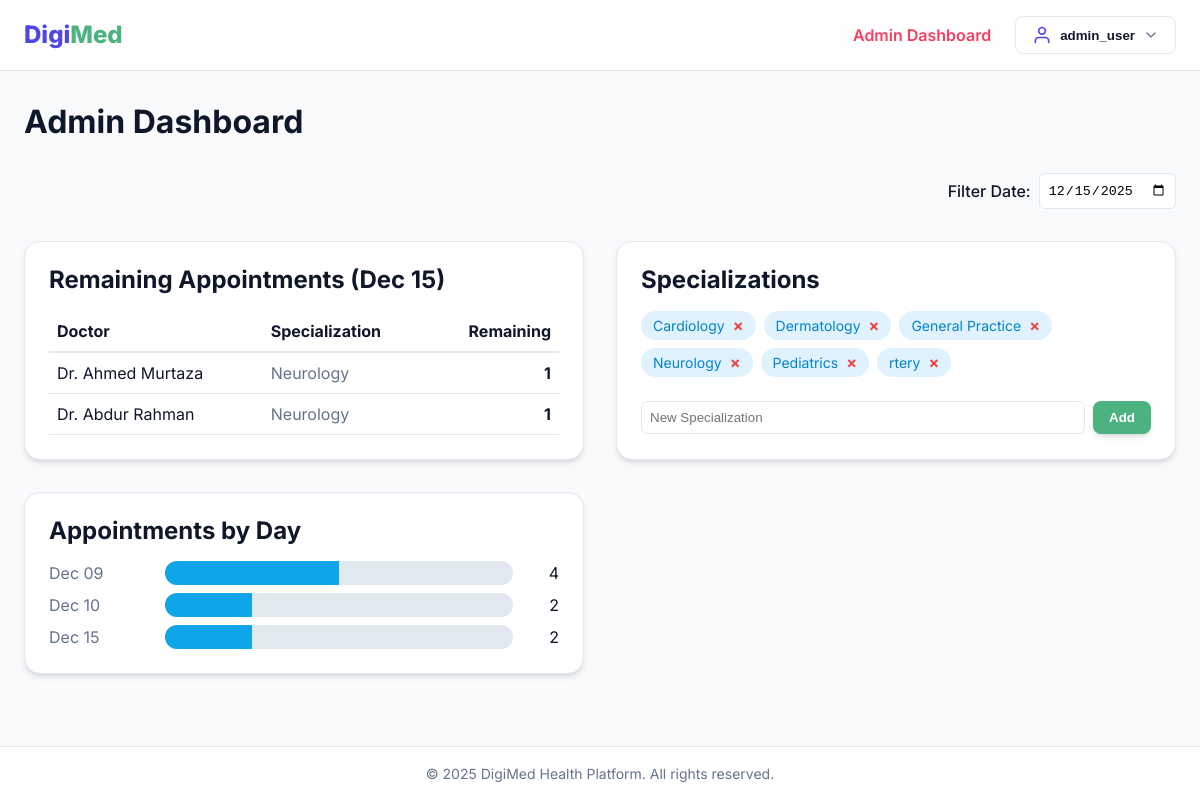
Screenshot of /analytics/ (signed in) with the database file from the repository.
### users/models.py (models this page shows, shortened)
class User(AbstractUser):
    IS_PATIENT = 'patient'
    IS_DOCTOR = 'doctor'
    IS_ADMIN = 'admin'
    ROLE_CHOICES = [
        (IS_PATIENT, 'Patient'),
        (IS_DOCTOR, 'Doctor'),
        (IS_ADMIN, 'Admin'),
    ]
    role = models.CharField(max_length=10, choices=ROLE_CHOICES, default=IS_PATIENT)
    def is_doctor(self):
        return self.role == self.IS_DOCTOR
    def is_patient(self):
        return self.role == self.IS_PATIENT

class Specialization(models.Model):
    name = models.CharField(max_length=100)
    description = models.TextField(blank=True)

### core/views.py (the view)
# urls.py: path('analytics/', views.admin_analytics, name='admin_analytics'),
@login_required
def admin_analytics(request):
    if not request.user.is_staff:
        return redirect('home')
    from users.models import DoctorProfile
    from django.utils import timezone
    pending_doctors = DoctorProfile.objects.filter(is_verified=False)
    from django.utils.dateparse import parse_date
    import datetime
    today = timezone.now().date()
    selected_date = request.GET.get('date')
    if selected_date:
        parsed = parse_date(selected_date)
        if parsed:
            today = parsed
    remaining_appointments_count = Appointment.objects.filter(
        date=today
    ).exclude(status__in=['completed', 'rejected']).count()
    from django.db.models import F
    appointments_by_doctor = Appointment.objects.filter(
        date=today
    ).exclude(status__in=['completed', 'rejected']).annotate(
        specialization=F('doctor__doctor_profile__specialization__name')
    ).values(
        'doctor__last_name', 'doctor__first_name', 'specialization'
    ).annotate(count=Count('id')).order_by('-count')
    appointments_by_day = Appointment.objects.filter(
         date__gte=timezone.now().date() - timezone.timedelta(days=7)
    ).values('date').annotate(count=Count('id')).order_by('date')
    total_appointments_chart = sum(item['count'] for item in appointments_by_day) or 1
    from users.models import Specialization
    specializations = Specialization.objects.all().order_by('name')
    return render(request, 'core/admin_analytics.html', {
        'total_appointments': remaining_appointments_count,
        'appointments_by_doctor': appointments_by_doctor,
        'appointments_by_day': appointments_by_day,
        'total_appointments_chart': total_appointments_chart,
        'pending_doctors': pending_doctors,
        'specializations': specializations,
        'today': today,
    })

### templates/core/admin_analytics.html (shortened to what this page needs)
{% extends 'base.html' %}
{% block content %}
<h1 style="margin-bottom: 2rem;">Admin Dashboard</h1>
<div style="margin-bottom: 2rem; display: flex; justify-content: flex-end;">
    <form method="get" style="display: flex; gap: 0.5rem; align-items: center;">
        <label for="date-filter" style="font-weight: 500;">Filter Date:</label>
        <input type="date" name="date" id="date-filter" value="{{ today|date:'Y-m-d' }}"
            style="padding: 0.5rem; border: 1px solid var(--border); border-radius: var(--radius-sm);"
            onchange="this.form.submit()">
    </form>
</div>
<div style="display: grid; grid-template-columns: repeat(auto-fit, minmax(400px, 1fr)); gap: 2rem;">
    <div class="card">
        <h2>Remaining Appointments ({{ today|date:"M d" }})</h2>
        <table style="width: 100%; border-collapse: collapse; margin-top: 1rem;">
            <thead>
                <tr style="text-align: left; border-bottom: 2px solid var(--border);">
                    <th style="padding: 0.5rem;">Doctor</th>
                    <th style="padding: 0.5rem;">Specialization</th>
                    <th style="padding: 0.5rem; text-align: right;">Remaining</th>
                </tr>
            </thead>
            <tbody>
                {% for item in appointments_by_doctor %}
                <tr style="border-bottom: 1px solid var(--border);">
                    <td style="padding: 0.5rem;">Dr. {{ item.doctor__first_name }} {{ item.doctor__last_name }}</td>
                    <td style="padding: 0.5rem; color: var(--text-muted);">{{ item.specialization }}</td>
                    <td style="padding: 0.5rem; text-align: right; font-weight: bold;">{{ item.count }}</td>
                </tr>
                {% empty %}
                <tr>
                    <td colspan="3" style="padding: 1rem; text-align: center; color: var(--text-muted);">All clear for
                        today!</td>
                </tr>
                {% endfor %}
            </tbody>
        </table>
    </div>
    <div class="card">
        <h2>Specializations</h2>
        <div style="margin-top: 1rem;">
            <div style="display: flex; flex-wrap: wrap; gap: 0.5rem; margin-bottom: 1.5rem;">
                {% for spec in specializations %}
                <span
                    style="background: #e0f2fe; color: #0284c7; padding: 0.25rem 0.75rem; border-radius: 999px; font-size: 0.875rem; display: flex; align-items: center; gap: 0.5rem;">
                    {{ spec.name }}
                    <a href="{% url 'remove_specialization' spec.id %}"
                        onclick="return confirm('Remove this specialization?')"
                        style="color: #ef4444; font-weight: bold; text-decoration: none; font-size: 1rem; line-height: 1;">&times;</a>
                </span>
                {% empty %}
                <p style="color: var(--text-muted);">No specializations added yet.</p>
                {% endfor %}
            </div>
            <form method="post" action="{% url 'add_specialization' %}" style="display: flex; gap: 0.5rem;">
                <input type="text" name="name" placeholder="New Specialization" required
                    style="flex: 1; padding: 0.5rem; border: 1px solid var(--border); border-radius: var(--radius-sm);">
                <button type="submit" class="btn btn-primary" style="padding: 0.5rem 1rem;">Add</button>
            </form>
        </div>
    </div>
    <div class="card">
        <h2>Appointments by Day</h2>
        <div style="margin-top: 1rem; display: flex; flex-direction: column; gap: 0.5rem;">
            {% for item in appointments_by_day %}
            <div style="display: flex; align-items: center; gap: 1rem;">
                <div style="width: 100px; color: var(--text-muted);">{{ item.date|date:"M d" }}</div>
                <div style="flex: 1; background: #e2e8f0; height: 24px; border-radius: 12px; overflow: hidden;">
                    <div
                        style="width: calc(({{ item.count }} / {{ total_appointments_chart }}) * 100%); background: var(--secondary); height: 100%;">
                    </div>
                </div>
                <div style="width: 30px; text-align: right;">{{ item.count }}</div>
            </div>
            {% endfor %}
        </div>
    </div>
</div>
{% endblock %}

### templates/base.html (shortened to what this page needs)
{% load static %}
<!DOCTYPE html>
<html lang="en">
<head>
    <link rel="stylesheet" href="{% static 'css/style.css' %}">
</head>
<body>
    <nav class="navbar">
        <div class="container nav-content">
            <a href="{% url 'home' %}" class="nav-brand">
                <span class="brand-digi">Digi</span><span class="brand-med">Med</span>
            </a>
            <div class="nav-links">
                {% if user.is_authenticated %}
                {% if user.is_staff %}
                <a href="{% url 'admin_analytics' %}" class="nav-link"
                    style="color: var(--accent); font-weight: 600;">Admin Dashboard</a>
                {% endif %}
                <div class="user-dropdown">
                    <button class="user-dropdown-btn" onclick="toggleUserDropdown()">
                        <svg class="user-icon" xmlns="http://www.w3.org/2000/svg" width="20" height="20"
                            viewBox="0 0 24 24" fill="none" stroke="currentColor" stroke-width="2"
                            stroke-linecap="round" stroke-linejoin="round">
                            <path d="M20 21v-2a4 4 0 0 0-4-4H8a4 4 0 0 0-4 4v2"></path>
                            <circle cx="12" cy="7" r="4"></circle>
                        </svg>
                        <span>{{ user.first_name|default:user.username }}</span>
                        <svg class="dropdown-arrow" xmlns="http://www.w3.org/2000/svg" width="16" height="16"
                            viewBox="0 0 24 24" fill="none" stroke="currentColor" stroke-width="2"
                            stroke-linecap="round" stroke-linejoin="round">
                            <polyline points="6 9 12 15 18 9"></polyline>
                        </svg>
                    </button>
                </div>
                {% endif %}
            </div>
        </div>
    </nav>
    <main class="container" style="padding-top: 2rem; padding-bottom: 2rem;">
        {% block content %}
        {% endblock %}
    </main>
    <footer
        style="background: var(--surface); border-top: 1px solid var(--border); padding: 1rem 0; text-align: center; color: var(--text-muted); font-size: 0.875rem;">
        <div class="container">
            <p>&copy; {% now "Y" %} DigiMed Health Platform. All rights reserved.</p>
        </div>
    </footer>
</body>
</html>

### static/css/style.css (style rules this page uses)
:root { --primary: #4f46e5; --primary-hover: #4338ca; --secondary: #0ea5e9; --accent: #f43f5e; --background: #f8fafc; --surface: #ffffff; --text-main: #0f172a; --text-muted: #64748b; --border: #e2e8f0; --radius-sm: 0.375rem; --radius-md: 0.5rem; --radius-lg: 1rem; --shadow-sm: 0 1px 2px 0 rgb(0 0 0 / 0.05); --shadow-md: 0 4px 6px -1px rgb(0 0 0 / 0.1), 0 2px 4px -2px rgb(0 0 0 / 0.1); --shadow-lg: 0 10px 15px -3px rgb(0 0 0 / 0.1), 0 4px 6px -4px rgb(0 0 0 / 0.1); --font-heading: 'Inter', sans-serif; --font-body: 'Inter', sans-serif; }
* { box-sizing: border-box; margin: 0; padding: 0; }
body { font-family: var(--font-body); background-color: var(--background); color: var(--text-main); line-height: 1.5; -webkit-font-smoothing: antialiased; min-height: 100vh; display: flex; flex-direction: column; }
main { flex: 1; }
h1, h2, h3, h4, h5, h6 { font-family: var(--font-heading); font-weight: 700; line-height: 1.2; margin-bottom: 1rem; color: var(--text-main); }
a { color: var(--primary); text-decoration: none; transition: color 0.2s; }
.container { width: 100%; max-width: 1280px; margin: 0 auto; padding: 0 1.5rem; }
.btn { display: inline-flex; align-items: center; justify-content: center; padding: 0.75rem 1.5rem; border-radius: var(--radius-md); font-weight: 600; cursor: pointer; transition: all 0.2s; border: none; }
.btn-primary { background: #4CB380; color: white; box-shadow: var(--shadow-md); }
.card { background: var(--surface); border-radius: var(--radius-lg); padding: 1.5rem; box-shadow: var(--shadow-md); border: 1px solid var(--border); transition: translate 0.2s, box-shadow 0.2s; }
.navbar { background: rgba(255, 255, 255, 0.8); backdrop-filter: blur(12px); border-bottom: 1px solid var(--border); position: sticky; top: 0; z-index: 100; padding: 1rem 0; }
.nav-content { display: flex; justify-content: space-between; align-items: center; width: 100%; }
.nav-brand { font-size: 1.5rem; font-weight: 800; text-decoration: none; display: flex; }
.brand-digi { color: var(--primary); }
.brand-med { color: #4CB380; }
.nav-links { display: flex; gap: 1.5rem; align-items: center; }
.nav-link { color: var(--text-muted); font-weight: 500; }
.user-dropdown { position: relative; }
.user-dropdown-btn { display: flex; align-items: center; gap: 0.5rem; padding: 0.5rem 1rem; background: var(--surface); border: 1px solid var(--border); border-radius: var(--radius-md); cursor: pointer; font-weight: 600; color: var(--text-main); transition: all 0.2s; }
.user-icon { color: var(--primary); }
.dropdown-arrow { color: var(--text-muted); transition: transform 0.2s; }

### rows the page displays
User: first_name "admin_user"
Specialization: name "Cardiology"
Specialization: name "Dermatology"
Specialization: name "General Practice"
Specialization: name "Neurology"
Specialization: name "Pediatrics"
Specialization: name "rtery"

### other values shown
{{ item.doctor__first_name }} "Ahmed" "Abdur"
{{ item.doctor__last_name }} "Murtaza" "Rahman"
{{ item.specialization }} "Neurology" "Neurology"
{{ item.count }} "1" "1"
{{ item.date|date:"M d" }} "Dec 09" "Dec 10" "Dec 15"
{{ item.count }} "4" "2" "2"
